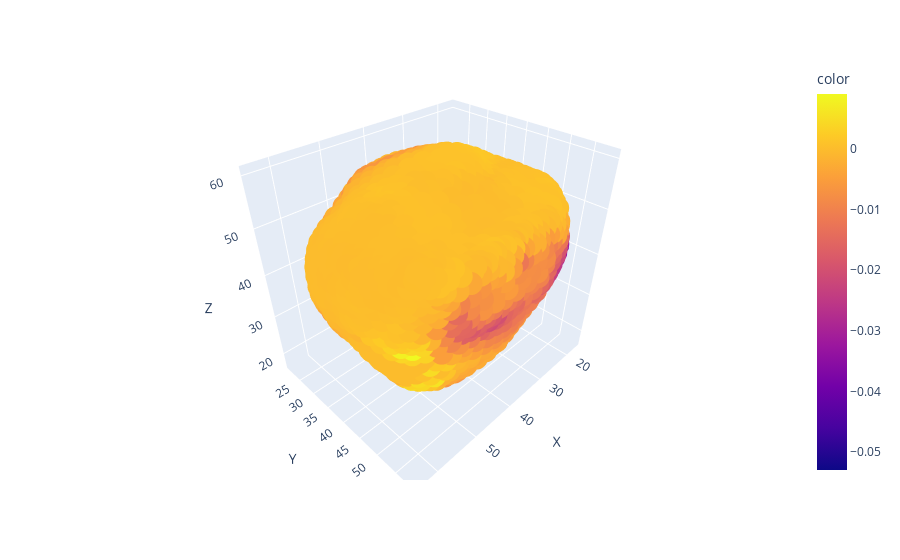

This figure's notebook cell:
### Code cell
px.scatter_3d(data.initialPosition_data_pd.filter(data.stress_data_pd.index,axis=0),x="X",y="Y",z="Z",color=data.stress_data_pd.sum(axis=1).to_numpy())

### Figure 1 — Plotly figure (JSON) as saved in the notebook; plotly's stock layout.template omitted (floating-point values rounded to 4 significant figures; data arrays with more than 128 entries replaced by an {"elided": "..."} marker saying what was removed)
{"data": [{"hovertemplate": "X=%{x}<br>Y=%{y}<br>Z=%{z}<br>color=%{marker.color}<extra></extra>", "legendgroup": "", "marker": {"color": {"elided": "1674 float values"}, "coloraxis": "coloraxis", "symbol": "circle"}, "mode": "markers", "name": "", "scene": "scene", "showlegend": false, "type": "scatter3d", "x": {"elided": "1674 float values"}, "y": {"elided": "1674 float values"}, "z": {"elided": "1674 float values"}}], "layout": {"coloraxis": {"colorbar": {"title": {"text": "color"}}, "colorscale": [[0, "#0d0887"], [0.1111, "#46039f"], [0.2222, "#7201a8"], [0.3333, "#9c179e"], [0.4444, "#bd3786"], [0.5556, "#d8576b"], [0.6667, "#ed7953"], [0.7778, "#fb9f3a"], [0.8889, "#fdca26"], [1, "#f0f921"]]}, "legend": {"tracegroupgap": 0}, "margin": {"t": 60}, "scene": {"domain": {"x": [0, 1], "y": [0, 1]}, "xaxis": {"title": {"text": "X"}}, "yaxis": {"title": {"text": "Y"}}, "zaxis": {"title": {"text": "Z"}}}}}
